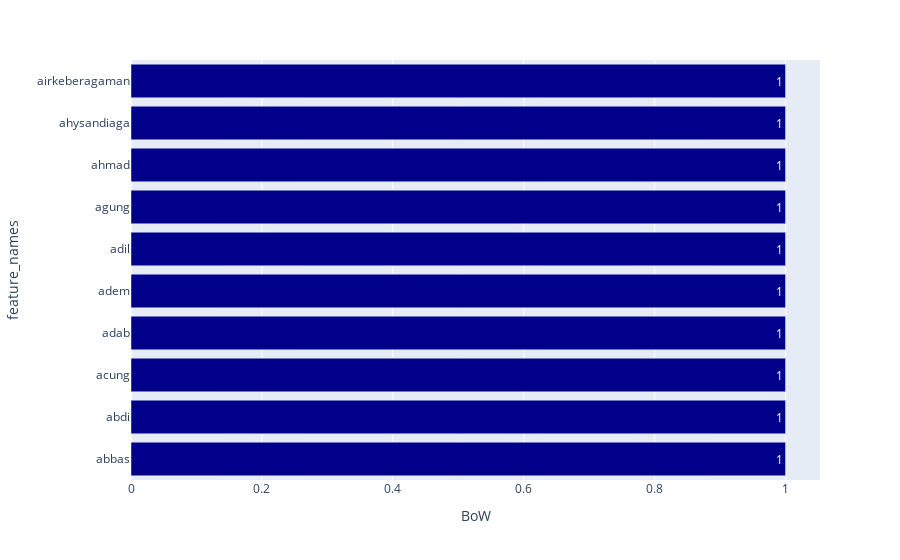

Notebook cell for this chart:
### Code cell
doc_plot(count_result,count_vectorizer,n=10,desc=False)

### Figure 1 — Plotly figure (JSON) as saved in the notebook; plotly's stock layout.template omitted (floating-point values rounded to 4 significant figures)
{"data": [{"alignmentgroup": "True", "hovertemplate": "BoW=%{text}<br>feature_names=%{y}<extra></extra>", "legendgroup": "", "marker": {"color": "darkblue", "pattern": {"shape": ""}}, "name": "", "offsetgroup": "", "orientation": "h", "showlegend": false, "text": [1, 1, 1, 1, 1, 1, 1, 1, 1, 1], "textposition": "auto", "texttemplate": "%{x}", "type": "bar", "x": [1, 1, 1, 1, 1, 1, 1, 1, 1, 1], "xaxis": "x", "y": ["abbas", "abdi", "acung", "adab", "adem", "adil", "agung", "ahmad", "ahysandiaga", "airkeberagaman"], "yaxis": "y"}], "layout": {"barmode": "relative", "legend": {"tracegroupgap": 0}, "margin": {"t": 60}, "xaxis": {"anchor": "y", "domain": [0, 1], "title": {"text": "BoW"}}, "yaxis": {"anchor": "x", "categoryorder": "total ascending", "domain": [0, 1], "title": {"text": "feature_names"}}}}
